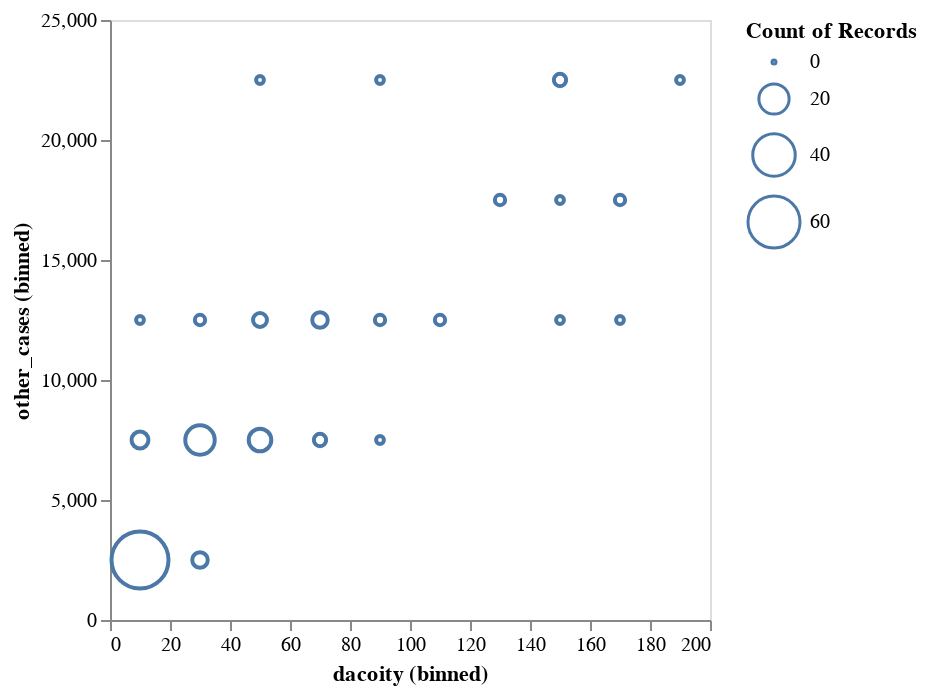

The notebook cell saved with this chart:
### Code cell
## The fine-tuned model generates the accurate result!
print(obj['info']['utterance'])
test_type = 'finetune'
vSpec = response_to_json(benchmarks[test_type]['response'])
render_chart(vSpec, datasets[dataset_used])

### Figure 1 — Vega-Lite specification as saved in the notebook (floating-point values rounded to 4 significant figures; data arrays with more than 128 entries replaced by an {"elided": "..."} marker saying what was removed)
{"data": {"values": {"elided": "146 records"}}, "encoding": {"size": {"aggregate": "count"}, "x": {"bin": {"maxbins": 10}, "field": "dacoity", "type": "quantitative"}, "y": {"bin": {"maxbins": 10}, "field": "other_cases", "type": "quantitative"}}, "mark": {"type": "point"}}
